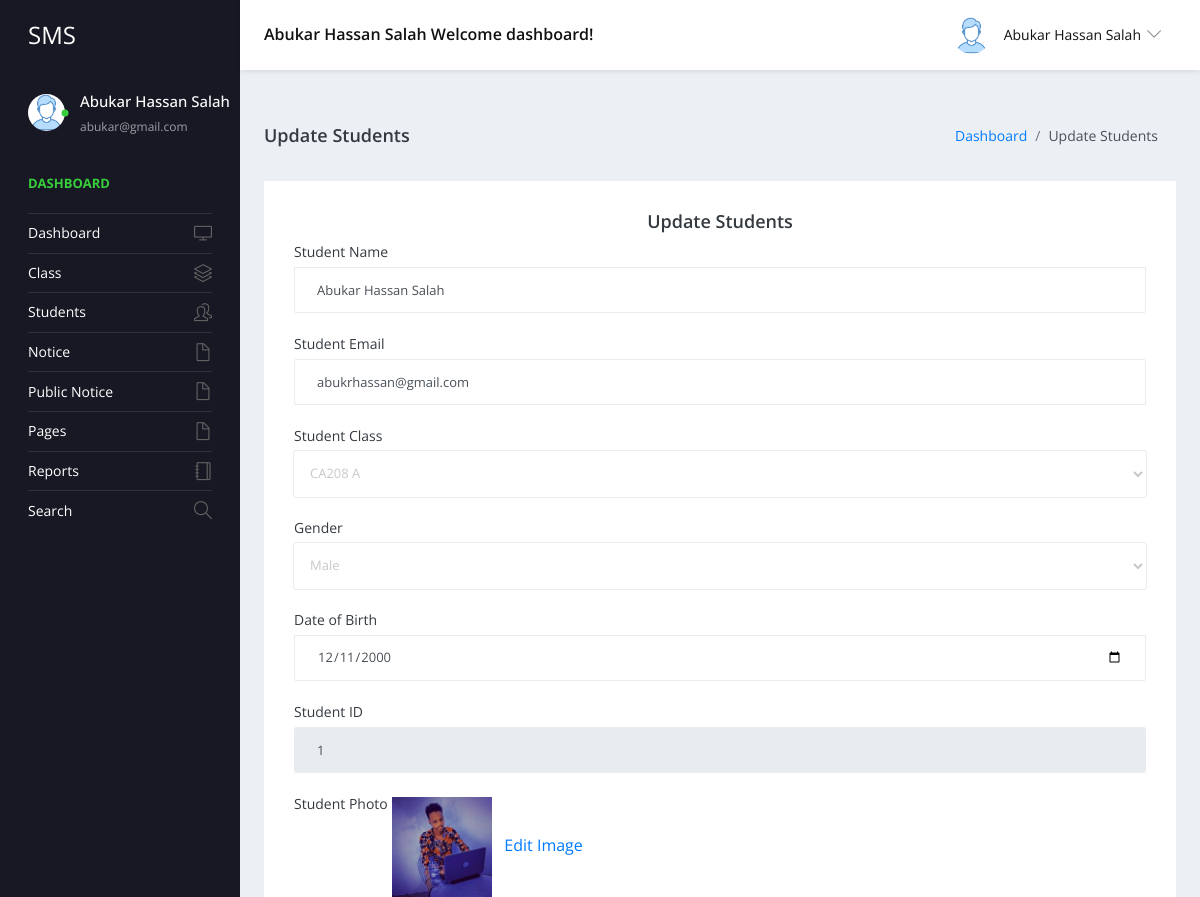
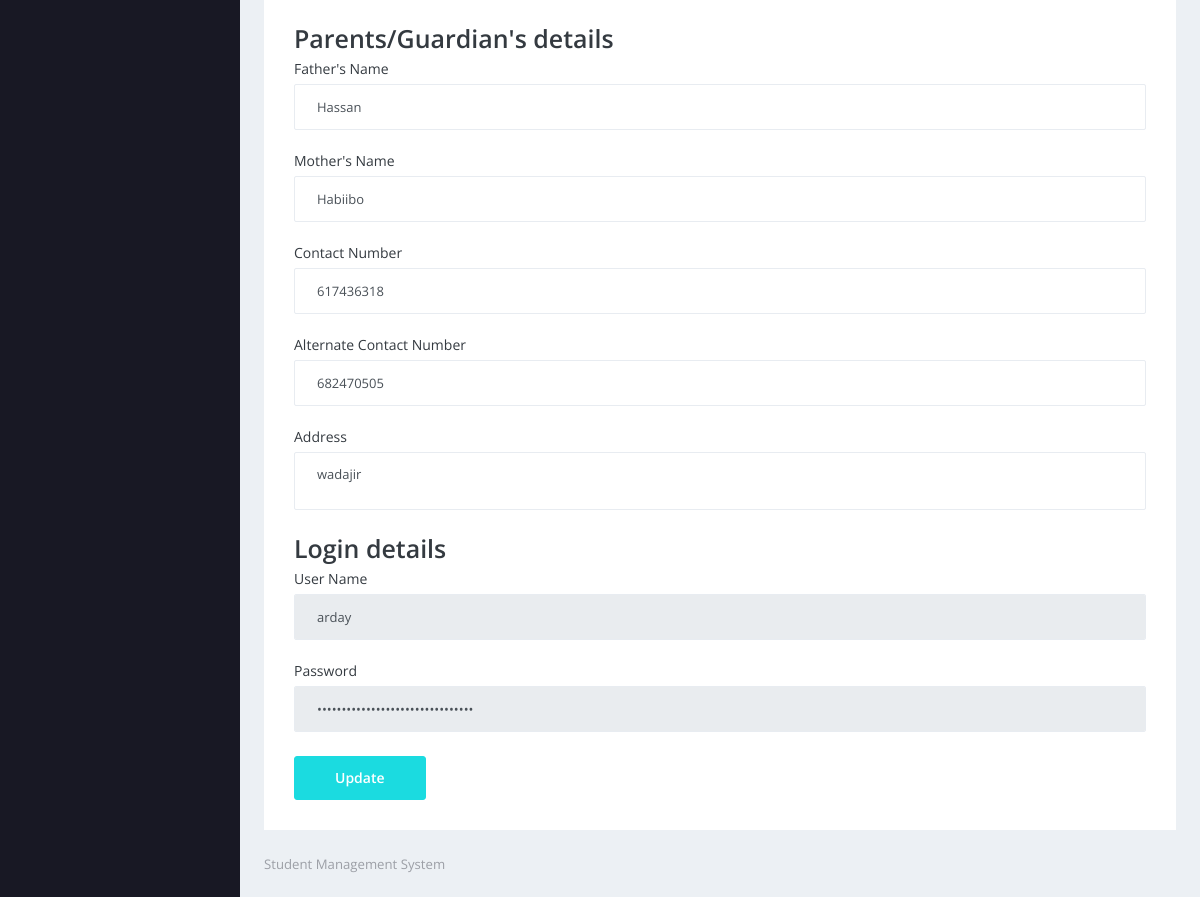
The app's page /studentms/admin/edit-student-detail.php?editid=6 (signed in) with its own data (2 pictures, top to bottom).
### tables this page shows
CREATE TABLE `tblstudent` (
  `ID` int(10) NOT NULL,
  `StudentName` varchar(200) DEFAULT NULL,
  `StudentEmail` varchar(200) DEFAULT NULL,
  `StudentClass` varchar(100) DEFAULT NULL,
  `Gender` varchar(50) DEFAULT NULL,
  `DOB` date DEFAULT NULL,
  `StuID` varchar(200) DEFAULT NULL,
  `FatherName` mediumtext DEFAULT NULL,
  `MotherName` mediumtext DEFAULT NULL,
  `ContactNumber` bigint(10) DEFAULT NULL,
  `AltenateNumber` bigint(10) DEFAULT NULL,
  `Address` mediumtext DEFAULT NULL,
  `UserName` varchar(200) DEFAULT NULL,
  `Password` varchar(200) DEFAULT NULL,
  `Image` varchar(200) DEFAULT NULL,
  `DateofAdmission` timestamp NULL DEFAULT current_timestamp()
);

CREATE TABLE `tblclass` (
  `ID` int(5) NOT NULL,
  `ClassName` varchar(50) DEFAULT NULL,
  `Section` varchar(20) DEFAULT NULL,
  `CreationDate` timestamp NULL DEFAULT current_timestamp()
);

### studentms/admin/edit-student-detail.php (the view, shortened to what this page needs)
<?php
include('includes/dbconnection.php');
if (strlen($_SESSION['sturecmsaid']==0)) {
  header('location:logout.php');
  } else{
  ?>
<!DOCTYPE html>
<html lang="en">
  <head>
    <link rel="stylesheet" href="vendors/simple-line-icons/css/simple-line-icons.css">
    <link rel="stylesheet" href="vendors/flag-icon-css/css/flag-icon.min.css">
    <link rel="stylesheet" href="vendors/css/vendor.bundle.base.css">
    <link rel="stylesheet" href="vendors/select2/select2.min.css">
    <link rel="stylesheet" href="vendors/select2-bootstrap-theme/select2-bootstrap.min.css">
    <link rel="stylesheet" href="css/style.css" />
  </head>
  <body>
    <div class="container-scroller">
     <?php include_once('includes/header.php');?>
      <div class="container-fluid page-body-wrapper">
      <?php include_once('includes/sidebar.php');?>
        <div class="main-panel">
          <div class="content-wrapper">
            <div class="page-header">
              <h3 class="page-title"> Update Students </h3>
              <nav aria-label="breadcrumb">
                <ol class="breadcrumb">
                  <li class="breadcrumb-item"><a href="dashboard.php">Dashboard</a></li>
                  <li class="breadcrumb-item active" aria-current="page"> Update Students</li>
                </ol>
              </nav>
            </div>
            <div class="row">
              <div class="col-12 grid-margin stretch-card">
                <div class="card">
                  <div class="card-body">
                    <h4 class="card-title" style="text-align: center;">Update Students</h4>
                    <form class="forms-sample" method="post" enctype="multipart/form-data">
                      <?php
$eid=$_GET['editid'];
$sql="SELECT tblstudent.StudentName,tblstudent.StudentEmail,tblstudent.StudentClass,tblstudent.Gender,tblstudent.DOB,tblstudent.StuID,tblstudent.FatherName,tblstudent.MotherName,tblstudent.ContactNumber,tblstudent.AltenateNumber,tblstudent.Address,tblstudent.UserName,tblstudent.Password,tblstudent.Image,tblstudent.DateofAdmission,tblclass.ClassName,tblclass.Section from tblstudent join tblclass on tblclass.ID=tblstudent.StudentClass where tblstudent.ID=:eid";
$query = $dbh -> prepare($sql);
$query->bindParam(':eid',$eid,PDO::PARAM_STR);
$query->execute();
$results=$query->fetchAll(PDO::FETCH_OBJ);
$cnt=1;
if($query->rowCount() > 0)
{
foreach($results as $row)
{               ?>
                      <div class="form-group">
                        <label for="exampleInputName1">Student Name</label>
                        <input type="text" name="stuname" value="<?php  echo htmlentities($row->StudentName);?>" class="form-control" required='true'>
                      </div>
                      <div class="form-group">
                        <label for="exampleInputName1">Student Email</label>
                        <input type="text" name="stuemail" value="<?php  echo htmlentities($row->StudentEmail);?>" class="form-control" required='true'>
                      </div>
                      <div class="form-group">
                        <label for="exampleInputEmail3">Student Class</label>
                        <select  name="stuclass" class="form-control" required='true'>
                          <option value="<?php  echo htmlentities($row->StudentClass);?>"><?php  echo htmlentities($row->ClassName);?> <?php  echo htmlentities($row->Section);?></option>
                        </select>
                      </div>
                      <div class="form-group">
                        <label for="exampleInputName1">Gender</label>
                        <select name="gender" value="" class="form-control" required='true'>
                          <option value="<?php  echo htmlentities($row->Gender);?>"><?php  echo htmlentities($row->Gender);?></option>
                        </select>
                      </div>
                      <div class="form-group">
                        <label for="exampleInputName1">Date of Birth</label>
                        <input type="date" name="dob" value="<?php  echo htmlentities($row->DOB);?>" class="form-control" required='true'>
                      </div>
                      <div class="form-group">
                        <label for="exampleInputName1">Student ID</label>
                        <input type="text" name="stuid" value="<?php  echo htmlentities($row->StuID);?>" class="form-control" readonly='true'>
                      </div>
                      <div class="form-group">
                        <label for="exampleInputName1">Student Photo</label>
                        <img src="images/<?php echo $row->Image;?>" width="100" height="100" value="<?php  echo $row->Image;?>"><a href="changeimage.php?editid=<?php echo $row->ID;?>"> &nbsp; Edit Image</a>
                      </div>
                      <h3>Parents/Guardian's details</h3>
                      <div class="form-group">
                        <label for="exampleInputName1">Father's Name</label>
                        <input type="text" name="fname" value="<?php  echo htmlentities($row->FatherName);?>" class="form-control" required='true'>
                      </div>
                      <div class="form-group">
                        <label for="exampleInputName1">Mother's Name</label>
                        <input type="text" name="mname" value="<?php  echo htmlentities($row->MotherName);?>" class="form-control" required='true'>
                      </div>
                      <div class="form-group">
                        <label for="exampleInputName1">Contact Number</label>
                        <input type="text" name="connum" value="<?php  echo htmlentities($row->ContactNumber);?>" class="form-control" required='true' maxlength="10" pattern="[0-9]+">
                      </div>
                      <div class="form-group">
                        <label for="exampleInputName1">Alternate Contact Number</label>
                        <input type="text" name="altconnum" value="<?php  echo htmlentities($row->AltenateNumber);?>" class="form-control" required='true' maxlength="10" pattern="[0-9]+">
                      </div>
                      <div class="form-group">
                        <label for="exampleInputName1">Address</label>
                        <textarea name="address" class="form-control" required='true'><?php  echo htmlentities($row->Address);?></textarea>
                      </div>
<h3>Login details</h3>
<div class="form-group">
                        <label for="exampleInputName1">User Name</label>
                        <input type="text" name="uname" value="<?php  echo htmlentities($row->UserName);?>" class="form-control" readonly='true'>
                      </div>
                      <div class="form-group">
                        <label for="exampleInputName1">Password</label>
                        <input type="Password" name="password" value="<?php  echo htmlentities($row->Password);?>" class="form-control" readonly='true'>
                      </div><?php $cnt=$cnt+1;}} ?>
                      <button type="submit" class="btn btn-primary mr-2" name="submit">Update</button>
                    </form>
                  </div>
                </div>
              </div>
            </div>
          </div>
         <?php include_once('includes/footer.php');?>
        </div>
      </div>
    </div>
  </body>
</html><?php }  ?>

### studentms/admin/includes/header.php (shortened to what this page needs)
 <nav class="navbar default-layout-navbar col-lg-12 col-12 p-0 fixed-top d-flex flex-row">
        <div class="navbar-brand-wrapper d-flex align-items-center">
          <a class="navbar-brand brand-logo" href="dashboard.php">
            <strong style="color: white;">SMS</strong>
          </a>
        </div><?php
         $aid= $_SESSION['sturecmsaid'];
$sql="SELECT * from tbladmin where ID=:aid";
$query = $dbh -> prepare($sql);
$query->bindParam(':aid',$aid,PDO::PARAM_STR);
$query->execute();
$results=$query->fetchAll(PDO::FETCH_OBJ);
$cnt=1;
if($query->rowCount() > 0)
{
foreach($results as $row)
{               ?>
        <div class="navbar-menu-wrapper d-flex align-items-center flex-grow-1">
          <h5 class="mb-0 font-weight-medium d-none d-lg-flex"><?php  echo htmlentities($row->AdminName);?> Welcome dashboard!</h5>
          <ul class="navbar-nav navbar-nav-right ml-auto">
            <li class="nav-item dropdown d-none d-xl-inline-flex user-dropdown">
              <a class="nav-link dropdown-toggle" id="UserDropdown" href="#" data-toggle="dropdown" aria-expanded="false">
                <img class="img-xs rounded-circle ml-2" src="images/faces/face8.jpg" alt="Profile image"> <span class="font-weight-normal"> <?php  echo htmlentities($row->AdminName);?> </span></a>
                <?php $cnt=$cnt+1;}} ?>
            </li>
          </ul>
        </div>
      </nav>

### studentms/admin/includes/sidebar.php (shortened to what this page needs)
<nav class="sidebar sidebar-offcanvas" id="sidebar">
          <ul class="nav">
            <li class="nav-item nav-profile">
              <a href="#" class="nav-link">
                <div class="profile-image">
                  <img class="img-xs rounded-circle" src="images/faces/face8.jpg" alt="profile image">
                  <div class="dot-indicator bg-success"></div>
                </div>
                <div class="text-wrapper">
                  <?php
         $aid= $_SESSION['sturecmsaid'];
$sql="SELECT * from tbladmin where ID=:aid";
$query = $dbh -> prepare($sql);
$query->bindParam(':aid',$aid,PDO::PARAM_STR);
$query->execute();
$results=$query->fetchAll(PDO::FETCH_OBJ);
$cnt=1;
if($query->rowCount() > 0)
{
foreach($results as $row)
{               ?>
                  <p class="profile-name"><?php  echo htmlentities($row->AdminName);?></p>
                  <p class="designation"><?php  echo htmlentities($row->Email);?></p><?php $cnt=$cnt+1;}} ?>
                </div>
              </a>
            </li>
            <li class="nav-item nav-category">
              <span class="nav-link">Dashboard</span>
            </li>
            <li class="nav-item">
              <a class="nav-link" href="dashboard.php">
                <span class="menu-title">Dashboard</span>
                <i class="icon-screen-desktop menu-icon"></i>
              </a>
            </li>
            <li class="nav-item">
              <a class="nav-link" data-toggle="collapse" href="#ui-basic" aria-expanded="false" aria-controls="ui-basic">
                <span class="menu-title">Class</span>
                <i class="icon-layers menu-icon"></i>
              </a>
            </li>
            <li class="nav-item">
              <a class="nav-link" data-toggle="collapse" href="#ui-basic1" aria-expanded="false" aria-controls="ui-basic1">
                <span class="menu-title">Students</span>
                <i class="icon-people menu-icon"></i>
              </a>
            </li>
            <li class="nav-item">
              <a class="nav-link" data-toggle="collapse" href="#auth" aria-expanded="false" aria-controls="auth">
                <span class="menu-title">Notice</span>
                <i class="icon-doc menu-icon"></i>
              </a>
            </li>
            <li class="nav-item">
              <a class="nav-link" data-toggle="collapse" href="#auth1" aria-expanded="false" aria-controls="auth">
                <span class="menu-title">Public Notice</span>
                <i class="icon-doc menu-icon"></i>
              </a>
              <li class="nav-item">
              <a class="nav-link" data-toggle="collapse" href="#auth2" aria-expanded="false" aria-controls="auth">
                <span class="menu-title">Pages</span>
                <i class="icon-doc menu-icon"></i>
              </a>
            </li>
              <li class="nav-item">
              <a class="nav-link" href="between-dates-reports.php">
                <span class="menu-title">Reports</span>
                <i class="icon-notebook menu-icon"></i>
              </a>
            </li>
            <li class="nav-item">
              <a class="nav-link" href="search.php">
                <span class="menu-title">Search</span>
                <i class="icon-magnifier menu-icon"></i>
              </a>
            </li>
            </li>
          </ul>
        </nav>

### records on screen
tblstudent: stuname "Abukar Hassan Salah", stuemail "abukrhassan@gmail.com", stuclass "CA208 A", gender "Male", dob "12/11/2000", stuid "1", Image (picture), fname "Hassan", mname "Habiibo", connum "617436318", altconnum "682470505", address "wadajir", uname "arday"

### other values on screen
$row->AdminName "Abukar Hassan Salah"
$row->Email "abukar@gmail.com"
